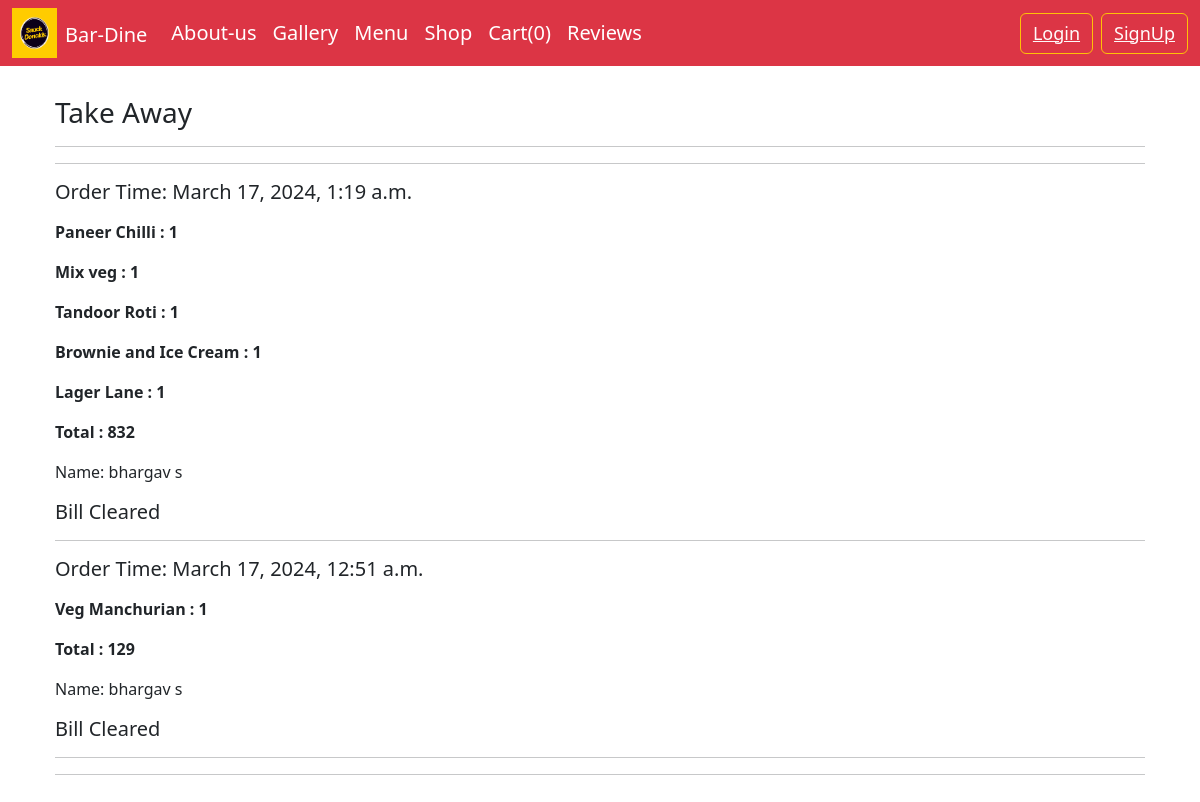
/all_orders, run on the app's committed database.
### cafe/models.py (models this page shows)
class order(models.Model):
    order_id = models.AutoField(primary_key=True)
    items_json = models.CharField(max_length=5000)
    name = models.CharField(max_length=30, default='')
    phone = models.CharField(max_length=10, default='')
    table = models.CharField(max_length=15, default='take away')
    price = models.CharField(max_length=5, default='0')
    order_time = models.DateTimeField()
    bill_clear = models.BooleanField(default=False)

### cafe/views.py (the view)
# urls.py: path('all_orders', views.all_orders, name='all_orders'),
def all_orders(request):
    context = {}
    orders = order.objects.all().order_by('-order_time')
    order_by_table = {}
    for key, group in groupby(orders, key=lambda x: x.table):
        order_by_table[key] = list(group)
    for table, orders in order_by_table.items():
        for ord in orders:
            items_json_str = ord.items_json
            ord.items_json = json.loads(items_json_str)
    context = {'order_by_table': order_by_table}
    return render(request, 'all_orders.html', context)

### templates/all_orders.html (shortened to what this page needs)
{% extends 'base.html' %}
{% block body %}
<div style="padding: 15px 50px 15px">
  {% for table, orders in order_by_table.items %}
  <div style="padding: 15px 5px 15px">
    {% if table == 'Take Away' %}
    <h3>{{ table }}</h3>
    {% else %}
    <h3>Table No : {{table}}</h3>
    {% endif %}
    <hr>
    <hr>
    {% for o in orders %}
    <h5><p>Order Time: {{ o.order_time }}</p></h5>
     {% for item_key, item_values in o.items_json.items %}
    <b><p>{{ item_values.1 }} : {{ item_values.0 }}</p></b>
    {% endfor %}
    <b><p>Total : {{o.price}}</p></b>
    <p>Name: {{ o.name }}</p>
      {% if not o.bill_clear %}
      <button onclick="generateBill('{{table}}')">Generate Bill</button>
      {%else%}
      <b><h5>Bill Cleared</h5></b>
      {% endif %}
    <hr>
    {% endfor %}
    <hr>
  {% endfor %}
  </div>
</div>
{% endblock body %}

### templates/base.html (style rules this page uses)
* { text-decoration:none; }

### data on the page
order: table "Take Away", order_time "March 17, 2024, 1:19 a.m.", item_values "Paneer Chilli" "Mix veg" "Tandoor Roti" "Brownie and Ice Cream" "Lager Lane", item_values "1" "1" "1" "1" "1", price "832", name "bhargav s", bill_clear "Bill Cleared"
order: order_time "March 17, 2024, 12:51 a.m.", item_values "Veg Manchurian", item_values "1", price "129", name "bhargav s", bill_clear "Bill Cleared"
